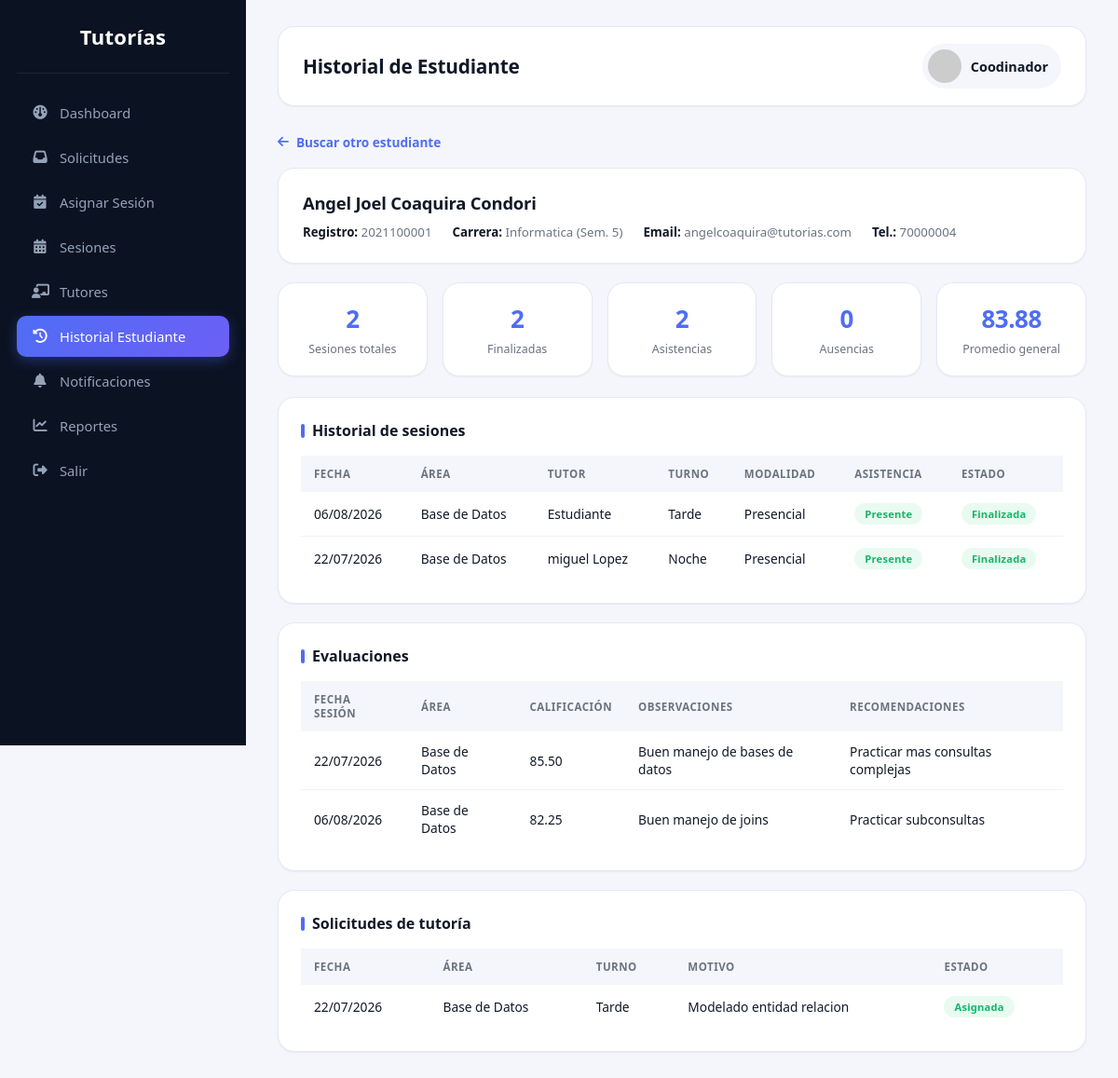
/coordinador/historial_estudiante.php?id_estudiante=4 (signed in), run on the app's committed database.
### tables this page shows
CREATE TABLE `estudiante` (
  `id_estudiante` int(11) NOT NULL,
  `registro_universitario` varchar(30) NOT NULL,
  `id_carrera` int(11) NOT NULL,
  `semestre` int(11) NOT NULL
);

CREATE TABLE `usuario` (
  `id_usuario` int(11) NOT NULL,
  `nombre` varchar(80) NOT NULL,
  `apellido` varchar(80) NOT NULL,
  `ci` varchar(20) NOT NULL,
  `email` varchar(120) NOT NULL,
  `password` varchar(255) NOT NULL,
  `telefono` varchar(20) DEFAULT NULL,
  `fecha_registro` datetime DEFAULT current_timestamp(),
  `estado` enum('activo','inactivo') NOT NULL DEFAULT 'activo'
);

CREATE TABLE `carrera` (
  `id_carrera` int(11) NOT NULL,
  `nombre_carrera` varchar(120) NOT NULL,
  `facultad` varchar(120) DEFAULT NULL,
  `codigo_carrera` varchar(20) DEFAULT NULL
);

CREATE TABLE `sesion_estudiante` (
  `id_sesion` int(11) NOT NULL,
  `id_estudiante` int(11) NOT NULL,
  `asistencia` enum('presente','ausente','pendiente') NOT NULL DEFAULT 'pendiente',
  `fecha_inscripcion` datetime DEFAULT current_timestamp()
);

CREATE TABLE `sesion_tutoria` (
  `id_sesion` int(11) NOT NULL,
  `id_plan` int(11) NOT NULL,
  `id_tutor` int(11) NOT NULL,
  `id_coordinador` int(11) NOT NULL,
  `id_area` int(11) NOT NULL,
  `turno` enum('mañana','tarde','noche') NOT NULL,
  `fecha` date NOT NULL,
  `hora_inicio` time NOT NULL,
  `hora_fin` time NOT NULL,
  `modalidad` enum('presencial','virtual') NOT NULL,
  `cupo_maximo` int(11) NOT NULL DEFAULT 5,
  `cupo_actual` int(11) NOT NULL DEFAULT 0,
  `estado` enum('programada','en curso','completa','finalizada','cancelada') NOT NULL DEFAULT 'programada'
);

CREATE TABLE `area_academica` (
  `id_area` int(11) NOT NULL,
  `nombre_area` varchar(120) NOT NULL,
  `descripcion` varchar(255) DEFAULT NULL,
  `id_carrera` int(11) NOT NULL
);

CREATE TABLE `evaluacion_sesion` (
  `id_evaluacion` int(11) NOT NULL,
  `id_sesion` int(11) NOT NULL,
  `id_estudiante` int(11) NOT NULL,
  `calificacion` decimal(4,2) DEFAULT NULL,
  `observaciones` varchar(255) DEFAULT NULL,
  `recomendaciones` varchar(255) DEFAULT NULL,
  `fecha_evaluacion` datetime DEFAULT current_timestamp()
);

CREATE TABLE `solicitud_tutoria` (
  `id_solicitud` int(11) NOT NULL,
  `id_estudiante` int(11) NOT NULL,
  `id_area` int(11) NOT NULL,
  `turno` enum('mañana','tarde','noche') NOT NULL,
  `fecha_solicitud` datetime DEFAULT current_timestamp(),
  `motivo` varchar(255) DEFAULT NULL,
  `estado` enum('pendiente','asignada','rechazada') NOT NULL DEFAULT 'pendiente'
);

### coordinador/historial_estudiante.php (the view, shortened to what this page needs)
<?php
require_once '../config/conexion.php';
$id_estudiante = isset($_GET['id_estudiante']) ? (int)$_GET['id_estudiante'] : 0;
$estudiante = null;
$sesiones = [];
$evaluaciones = [];
$solicitudes = [];
$promedio = null;
if ($id_estudiante > 0) {
    $stmt = $pdo->prepare("
        SELECT u.id_usuario AS id_estudiante, u.nombre, u.apellido, u.email, u.telefono,
            est.registro_universitario, est.semestre, c.nombre_carrera
        FROM estudiante est
        JOIN usuario u ON est.id_estudiante = u.id_usuario
        JOIN carrera c ON est.id_carrera = c.id_carrera
        WHERE est.id_estudiante = ?
    ");
    $stmt->execute([$id_estudiante]);
    $estudiante = $stmt->fetch();
    if ($estudiante) {
        $stmt = $pdo->prepare("
            SELECT st.id_sesion, st.fecha, st.hora_inicio, st.turno, st.modalidad, st.estado,
                a.nombre_area, CONCAT(ut.nombre,' ',ut.apellido) AS tutor,
                se.asistencia
            FROM sesion_estudiante se
            JOIN sesion_tutoria st ON se.id_sesion = st.id_sesion
            JOIN area_academica a ON st.id_area = a.id_area
            JOIN tutor t ON st.id_tutor = t.id_tutor
            JOIN usuario ut ON t.id_tutor = ut.id_usuario
            WHERE se.id_estudiante = ?
            ORDER BY st.fecha DESC
        ");
        $stmt->execute([$id_estudiante]);
        $sesiones = $stmt->fetchAll();
        $stmt = $pdo->prepare("
            SELECT ev.calificacion, ev.observaciones, ev.recomendaciones, ev.fecha_evaluacion,
                a.nombre_area, st.fecha AS fecha_sesion
            FROM evaluacion_sesion ev
            JOIN sesion_tutoria st ON ev.id_sesion = st.id_sesion
            JOIN area_academica a ON st.id_area = a.id_area
            WHERE ev.id_estudiante = ?
            ORDER BY ev.fecha_evaluacion DESC
        ");
        $stmt->execute([$id_estudiante]);
        $evaluaciones = $stmt->fetchAll();
        $stmt = $pdo->prepare("SELECT AVG(calificacion) FROM evaluacion_sesion WHERE id_estudiante = ?");
        $stmt->execute([$id_estudiante]);
        $promedio = $stmt->fetchColumn();
        $stmt = $pdo->prepare("
            SELECT sol.id_solicitud, sol.fecha_solicitud, sol.turno, sol.motivo, sol.estado, a.nombre_area
            FROM solicitud_tutoria sol
            JOIN area_academica a ON sol.id_area = a.id_area
            WHERE sol.id_estudiante = ?
            ORDER BY sol.fecha_solicitud DESC
        ");
        $stmt->execute([$id_estudiante]);
        $solicitudes = $stmt->fetchAll();
    }
}
$total_sesiones = count($sesiones);
$sesiones_finalizadas = count(array_filter($sesiones, fn($s) => $s['estado'] === 'finalizada'));
$asistencias = count(array_filter($sesiones, fn($s) => $s['asistencia'] === 'presente'));
$ausencias = count(array_filter($sesiones, fn($s) => $s['asistencia'] === 'ausente'));
?>
<!DOCTYPE html>
<html lang="es">
<head>
<link rel="stylesheet"
href="https://cdnjs.cloudflare.com/ajax/libs/font-awesome/6.7.1/css/all.min.css">
<link rel="stylesheet" href="../assets/css/historial_estudiante.css">
</head>
<body>
<div class="sidebar">
    <div class="logo">Tutorías</div>
    <a href="dashboard.php" >
        <i class="fa-solid fa-gauge"></i><span>Dashboard</span>
    </a>
    <a href="solicitudes.php">
        <i class="fa-solid fa-inbox"></i><span>Solicitudes</span>
    </a>
    <a href="asignar_sesion.php">
        <i class="fa-solid fa-calendar-check"></i><span>Asignar Sesión</span>
    </a>
    <a href="sesiones.php">
        <i class="fa-solid fa-calendar-days"></i><span>Sesiones</span>
    </a>
    <a href="tutores.php">
        <i class="fa-solid fa-chalkboard-user"></i><span>Tutores</span>
    </a>
    <a href="historial_estudiante.php" class="active">
        <i class="fa-solid fa-clock-rotate-left"></i><span>Historial Estudiante</span>
    </a>
    <a href="notificaciones.php">
        <i class="fa-solid fa-bell"></i><span>Notificaciones</span>
    </a>
    <a href="reportes.php">
        <i class="fa-solid fa-chart-line"></i><span>Reportes</span>
    </a>
    <a href="../auth/logout.php">
        <i class="fa-solid fa-right-from-bracket"></i><span>Salir</span>
    </a>
</div>
<div class="main">
    <div class="topbar">
        <h2>Historial de Estudiante</h2>
        <div class="user">
            <img src="https://ui-avatars.com/api/?name=<?= urlencode($_SESSION['nombre']) ?>&background=4f6df5&color=fff">
            <?= htmlspecialchars($_SESSION['nombre']) ?>
        </div>
    </div>
    <?php if ($id_estudiante > 0 && $estudiante): ?>
        <a class="volver" href="historial_estudiante.php"><i class="fa-solid fa-arrow-left"></i> Buscar otro estudiante</a>
        <div class="ficha">
            <h3><?= htmlspecialchars($estudiante['nombre'].' '.$estudiante['apellido']) ?></h3>
            <div class="datos">
                <span><strong>Registro:</strong> <?= htmlspecialchars($estudiante['registro_universitario']) ?></span>
                <span><strong>Carrera:</strong> <?= htmlspecialchars($estudiante['nombre_carrera']) ?> (Sem. <?= $estudiante['semestre'] ?>)</span>
                <span><strong>Email:</strong> <?= htmlspecialchars($estudiante['email']) ?></span>
                <?php if ($estudiante['telefono']): ?><span><strong>Tel.:</strong> <?= htmlspecialchars($estudiante['telefono']) ?></span><?php endif; ?>
            </div>
        </div>
        <div class="grid-cards">
            <div class="card"><div class="numero"><?= $total_sesiones ?></div><div class="label">Sesiones totales</div></div>
            <div class="card"><div class="numero"><?= $sesiones_finalizadas ?></div><div class="label">Finalizadas</div></div>
            <div class="card"><div class="numero"><?= $asistencias ?></div><div class="label">Asistencias</div></div>
            <div class="card"><div class="numero"><?= $ausencias ?></div><div class="label">Ausencias</div></div>
            <div class="card"><div class="numero"><?= $promedio !== null ? number_format($promedio, 2) : '—' ?></div><div class="label">Promedio general</div></div>
        </div>
        <div class="bloque">
            <h4>Historial de sesiones</h4>
            <table>
                <thead><tr><th>Fecha</th><th>Área</th><th>Tutor</th><th>Turno</th><th>Modalidad</th><th>Asistencia</th><th>Estado</th></tr></thead>
                <tbody>
                    <?php if (count($sesiones) === 0): ?>
                        <tr><td colspan="7" class="vacio">Este estudiante no tiene sesiones registradas.</td></tr>
                    <?php else: ?>
                        <?php foreach ($sesiones as $s): ?>
                        <tr>
                            <td><?= date('d/m/Y', strtotime($s['fecha'])) ?></td>
                            <td><?= htmlspecialchars($s['nombre_area']) ?></td>
                            <td><?= htmlspecialchars($s['tutor']) ?></td>
                            <td><?= ucfirst($s['turno']) ?></td>
                            <td><?= ucfirst($s['modalidad']) ?></td>
                            <td><span class="badge <?= $s['asistencia'] ?>"><?= ucfirst($s['asistencia']) ?></span></td>
                            <td><span class="badge <?= str_replace(' ','_',$s['estado']) ?>"><?= ucfirst($s['estado']) ?></span></td>
                        </tr>
                        <?php endforeach; ?>
                    <?php endif; ?>
                </tbody>
            </table>
        </div>
        <div class="bloque">
            <h4>Evaluaciones</h4>
            <table>
                <thead><tr><th>Fecha sesión</th><th>Área</th><th>Calificación</th><th>Observaciones</th><th>Recomendaciones</th></tr></thead>
                <tbody>
                    <?php if (count($evaluaciones) === 0): ?>
                        <tr><td colspan="5" class="vacio">Sin evaluaciones registradas.</td></tr>
                    <?php else: ?>
                        <?php foreach ($evaluaciones as $e): ?>
                        <tr>
                            <td><?= date('d/m/Y', strtotime($e['fecha_sesion'])) ?></td>
                            <td><?= htmlspecialchars($e['nombre_area']) ?></td>
                            <td><?= number_format($e['calificacion'], 2) ?></td>
                            <td><?= htmlspecialchars($e['observaciones'] ?: '—') ?></td>
                            <td><?= htmlspecialchars($e['recomendaciones'] ?: '—') ?></td>
                        </tr>
                        <?php endforeach; ?>
                    <?php endif; ?>
                </tbody>
            </table>
        </div>
        <div class="bloque">
            <h4>Solicitudes de tutoría</h4>
            <table>
                <thead><tr><th>Fecha</th><th>Área</th><th>Turno</th><th>Motivo</th><th>Estado</th></tr></thead>
                <tbody>
                    <?php if (count($solicitudes) === 0): ?>
                        <tr><td colspan="5" class="vacio">Sin solicitudes registradas.</td></tr>
                    <?php else: ?>
                        <?php foreach ($solicitudes as $s): ?>
                        <tr>
                            <td><?= date('d/m/Y', strtotime($s['fecha_solicitud'])) ?></td>
                            <td><?= htmlspecialchars($s['nombre_area']) ?></td>
                            <td><?= ucfirst($s['turno']) ?></td>
                            <td><?= htmlspecialchars($s['motivo'] ?: '—') ?></td>
                            <td><span class="badge <?= $s['estado'] ?>"><?= ucfirst($s['estado']) ?></span></td>
                        </tr>
                        <?php endforeach; ?>
                    <?php endif; ?>
                </tbody>
            </table>
        </div>
    <?php endif; ?>
</div>
</body>
</html>

### assets/css/historial_estudiante.css (style rules this page uses)
:root { --bg:#f4f6fb; --surface:#ffffff; --border:#e6e9f2; --text:#111827; --muted:#6b7280; --sidebar:#0b1222; --sidebar-hover:#161f36; --accent:#4f6df5; --accent-soft:#eef1ff; --green:#12b76a; --green-soft:#e9fbf1; --red:#f04438; --red-soft:#fef1f0; --orange:#f79009; --orange-soft:#fef6e7; --purple:#7c5cfc; --purple-soft:#f1edfe; --radius-lg:18px; --radius-md:12px; --shadow-sm:0 1px 2px rgba(16,24,40,.05); --shadow-md:0 10px 24px rgba(16,24,40,.08); }
* { margin:0; padding:0; box-sizing:border-box; font-family:'Segoe UI',system-ui,-apple-system,sans-serif; }
body { background:var(--bg); display:flex; color:var(--text); -webkit-font-smoothing:antialiased; }
.sidebar { width:264px; background:var(--sidebar); min-height:100vh; position:fixed; left:0; top:0; padding:24px 18px; display:flex; flex-direction:column; }
.logo { color:#ffffff; font-size:22px; font-weight:700; text-align:center; letter-spacing:.3px; padding-bottom:24px; border-bottom:1px solid rgba(255,255,255,.08); margin-bottom:20px; }
.sidebar a { display:flex; align-items:center; gap:12px; color:#94a3b8; text-decoration:none; padding:12px 16px; border-radius:10px; margin-bottom:4px; transition:.18s ease; font-size:.92rem; font-weight:500; }
.sidebar a.active { background:linear-gradient(135deg,var(--accent),#6d5ff5); color:#ffffff; box-shadow:0 4px 14px rgba(79,109,245,.35); }
.sidebar i { width:18px; text-align:center; font-size:.95rem; }
.main { margin-left:264px; width:calc(100% - 264px); padding:28px 34px; max-width:1500px; }
.topbar { background:var(--surface); padding:18px 26px; border-radius:var(--radius-lg); border:1px solid var(--border); box-shadow:var(--shadow-sm); display:flex; justify-content:space-between; align-items:center; margin-bottom:26px; }
.topbar h2 { color:var(--text); font-size:1.3rem; font-weight:700; letter-spacing:-.2px; }
.user { display:flex; align-items:center; gap:10px; font-weight:600; color:var(--text); font-size:.9rem; background:var(--bg); padding:6px 14px 6px 6px; border-radius:999px; }
.user img { width:36px; height:36px; border-radius:50%; }
a.volver { display:inline-flex; align-items:center; gap:8px; color:var(--accent); text-decoration:none; font-weight:600; font-size:.85rem; margin-bottom:18px; transition:.15s ease; }
.ficha { background:var(--surface); border-radius:var(--radius-lg); border:1px solid var(--border); box-shadow:var(--shadow-sm); padding:24px 26px; margin-bottom:20px; }
.ficha h3 { color:var(--text); font-size:1.15rem; font-weight:700; letter-spacing:-.2px; margin-bottom:10px; }
.ficha .datos { display:flex; gap:22px; flex-wrap:wrap; font-size:.83rem; color:var(--muted); }
.ficha .datos strong { color:var(--text); font-weight:600; }
.grid-cards { display:grid; grid-template-columns:repeat(auto-fit, minmax(160px, 1fr)); gap:16px; margin-bottom:22px; }
.card { background:var(--surface); border-radius:var(--radius-lg); border:1px solid var(--border); box-shadow:var(--shadow-sm); padding:20px; text-align:center; transition:.22s ease; }
.card .numero { font-size:26px; font-weight:800; color:var(--accent); letter-spacing:-.5px; }
.card .label { font-size:.78rem; color:var(--muted); margin-top:6px; font-weight:500; }
.bloque { background:var(--surface); border-radius:var(--radius-lg); border:1px solid var(--border); box-shadow:var(--shadow-sm); padding:24px; margin-bottom:20px; }
.bloque h4 { color:var(--text); font-size:1rem; font-weight:700; margin-bottom:16px; display:flex; align-items:center; gap:8px; }
.bloque h4::before { content:""; width:4px; height:15px; background:var(--accent); border-radius:4px; }
table { width:100%; border-collapse:collapse; }
thead { background:var(--bg); }
thead th { color:var(--muted); font-size:.72rem; text-transform:uppercase; letter-spacing:.5px; font-weight:700; }
th, td { padding:12px 14px; text-align:left; font-size:.86rem; }
tbody tr { border-bottom:1px solid #f1f3f9; transition:.15s ease; }
tbody tr:last-child { border-bottom:none; }
.badge { padding:4px 11px; border-radius:999px; font-size:.7rem; font-weight:700; letter-spacing:.2px; display:inline-block; }
.badge.finalizada { background:var(--green-soft); color:var(--green); }
.badge.asignada { background:var(--green-soft); color:var(--green); }
.badge.presente { background:var(--green-soft); color:var(--green); }

### data on the page
estudiante: id_estudiante.apellido "Angel Joel Coaquira Condori", registro_universitario "2021100001", id_carrera.nombre_carrera "Informatica", semestre "5", id_estudiante.email "angelcoaquira@tutorias.com", id_estudiante.telefono "70000004"
sesion_estudiante: id_sesion.fecha "06/08/2026", area_academica.nombre_area "Base de Datos", tutor "Estudiante", id_sesion.turno "Tarde", id_sesion.modalidad "Presencial", asistencia "Presente", id_sesion.estado "Finalizada"
sesion_estudiante: id_sesion.fecha "22/07/2026", area_academica.nombre_area "Base de Datos", tutor "miguel Lopez", id_sesion.turno "Noche", id_sesion.modalidad "Presencial", asistencia "Presente", id_sesion.estado "Finalizada"
evaluacion_sesion: id_sesion.fecha "22/07/2026", area_academica.nombre_area "Base de Datos", calificacion "85.50", observaciones "Buen manejo de bases de datos", recomendaciones "Practicar mas consultas complejas"
evaluacion_sesion: id_sesion.fecha "06/08/2026", area_academica.nombre_area "Base de Datos", calificacion "82.25", observaciones "Buen manejo de joins", recomendaciones "Practicar subconsultas"
solicitud_tutoria: fecha_solicitud "22/07/2026", id_area.nombre_area "Base de Datos", turno "Tarde", motivo "Modelado entidad relacion", estado "Asignada"

### other printed values
$_SESSION['nombre'] "Coodinador"
$total_sesiones "2"
$sesiones_finalizadas "2"
$asistencias "2"
$ausencias "0"
$promedio "83.88"
